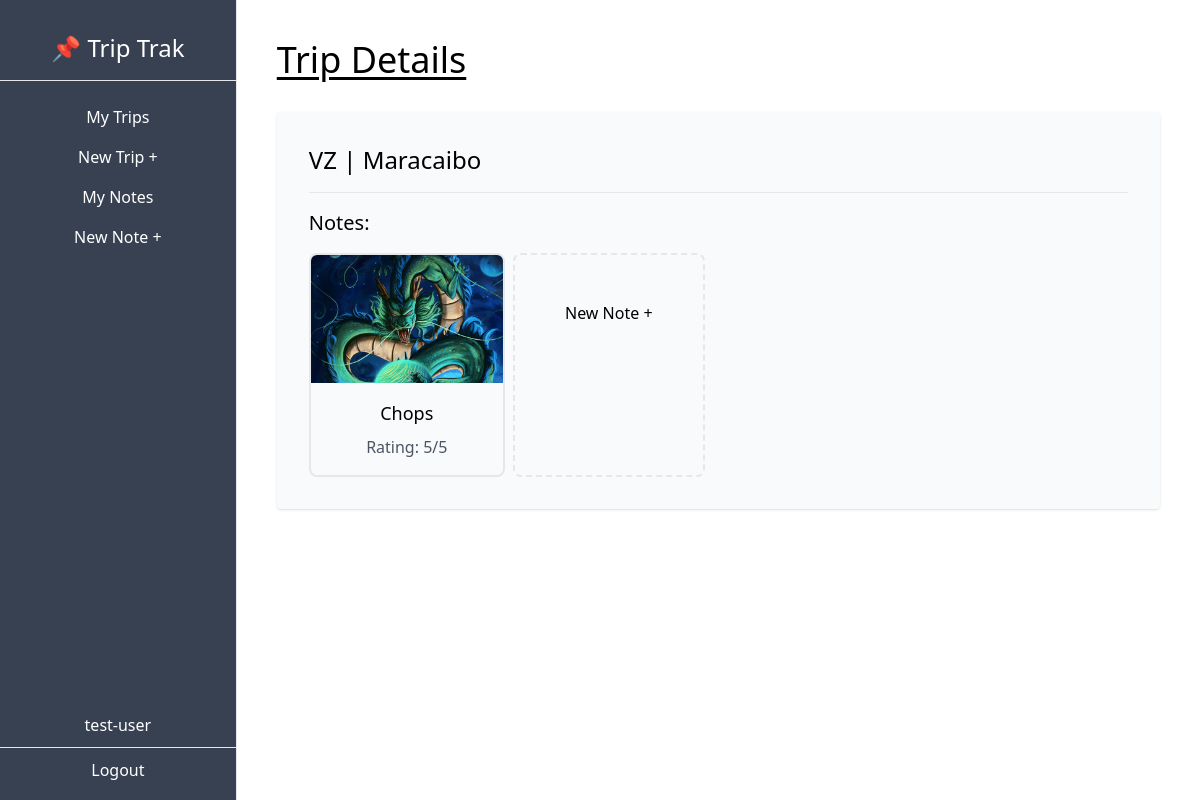
Page /dashboard/trip/6/ (signed in) on the committed database.
### Trips/models.py (models this page shows, shortened)
class Trip(models.Model):
    city = models.CharField(max_length=50)
    country = models.CharField(max_length=2)
    start_date = models.DateField(blank=True, null=True)
    end_date = models.DateField(blank=True, null=True)
    owner = models.ForeignKey(User, on_delete=models.CASCADE, related_name='trips')

class Note(models.Model):
    EXCURSION = (
        ('dinning', 'Dinning'),
        ('event', 'Event'),
        ('soccer game', 'Soccer Game'),
        ('shopping', 'Shopping'),
    )
    trip = models.ForeignKey(Trip, on_delete=models.CASCADE, related_name='notes')
    name = models.CharField(max_length=100)
    description = models.TextField()
    rating = models.PositiveSmallIntegerField(default=1, validators=[MaxValueValidator(5)])
    img = models.ImageField(upload_to='notes', blank=True, null=True)   # pillow
    type = models.CharField(max_length=100, choices=EXCURSION)

### Trips/views.py (the view)
# urls.py: path('dashboard/trip/<int:pk>/', TripDetailView.as_view(), name='trip-detail'),
class TripDetailView(DetailView):
    model = Trip
    def get_context_data(self, **kwargs):
        context = super().get_context_data(**kwargs)
        trip = context['object']
        notes = trip.notes.all()
        context['notes'] = notes
        return context

### Trips/templates/trips/trip_detail.html
{% extends 'Trips/_base.html' %}
{% block content %}
<h1 class="text-4xl underline underline-offset-4 mb-8">Trip Details</h1>
    <div class="bg-gray-50 p-8 rounded shadow my-4">
        <p class="text-2xl">{{trip.country}} | {{trip.city}}</p>
        <hr class="my-4">
        <h3 class="text-xl pb-4">Notes:</h3>
        <div class="flex gap-2 flex-wrap">
            {% for note in notes %}
            <a href="{% url 'note-detail' note.pk %}">
                <div class="border-2 rounded-lg pb-4 hover:shadow">
                    {% if note.img %}
                        <img class="w-48 h-32 object-cover overflow-hidden rounded-t-md" src="{{note.img.url}}" alt="{{note.name}}">
                    {% else %}
                        <div class="w-48 h-32 bg-gray-200 flex justify-center items-center">
                            <p>No Image Available</p>
                        </div>
                    {% endif %}
                    <p class="text-center mt-4 text-lg">{{note.name}}</p>
                    <p class="text-center mt-2 text-gray-600">Rating: {{note.rating}}/5</p>
                </div>
            </a>
            {% endfor %}
                <div class="border-2 border-dashed rounded-lg hover:shadow w-48 h-56 flex justify-center items-center">
                    <p class="min-h-32">New Note +</p>
                </div>
        </div>
    </div>
{% endblock content %}

### Trips/templates/trips/_base.html (shortened to what this page needs)
<!DOCTYPE html>
<html lang="en">
    <head>
        <script src="https://cdn.tailwindcss.com"></script>
    </head>
<body>
    <div class="flex-col md:flex-row flex h-screen">
        <div class="md:h-screen bg-gray-700 text-white w-full md:w-1/4 md:max-w-xs py-2 md:pt-8 md:pb-2 flex flex-col items-center justify-start border-r">
            <div class="border-b w-full text-center pb-4 text-2xl">
                <h1>📌 Trip Trak</h1>
            </div>
            <div class="pt-4 w-full text-center">
                <ul class="flex md:flex-col justify-around px-2 md:px-0 pb-2 md:pb-0">
                    <a href="{% url 'trip-list' %}">
                        <li class="py-2 px-3 md:px-0 hover:bg-gray-600 hover:cursor-pointer">My Trips</li>
                    </a>
                    <a href="{% url 'trip-create' %}">
                        <li class="py-2 px-3 md:px-0 hover:bg-gray-600 hover:cursor-pointer">New Trip +</li>
                    </a>
                    <a href="{% url 'note-list' %}">
                        <li class="py-2 px-3 md:px-0 hover:bg-gray-600 hover:cursor-pointer">My Notes</li>
                    </a>
                    <li class="py-2 px-3 md:px-0 hover:bg-gray-600 hover:cursor-pointer">New Note +</li>
                </ul>
            </div>
            <div class="mt-auto w-full text-center flex md:flex-col justify-evenly py-2 md:pt-0">
                <p class="py-0.5 px-1">{{user.username}}</p>
                <hr class="my-2">
                <form action="{% url 'logout' %}" method="POST">
                <button class="bg-gray-700 text-white py-0.5 px-1" type="submit" value="Logout">Logout</button>
                </form>
            </div>
        </div>
        <div class="w-full md:w-full p-10 overflow-auto">
            {% block content %}
            {% endblock content %}
        </div>
    </div>
</body>
</html>

### rows in the picture
Trip: country "VZ", city "Maracaibo"
Note: img (picture), name "Chops", rating "5"

### other values in the picture
{{ user.username }} "test-user"
